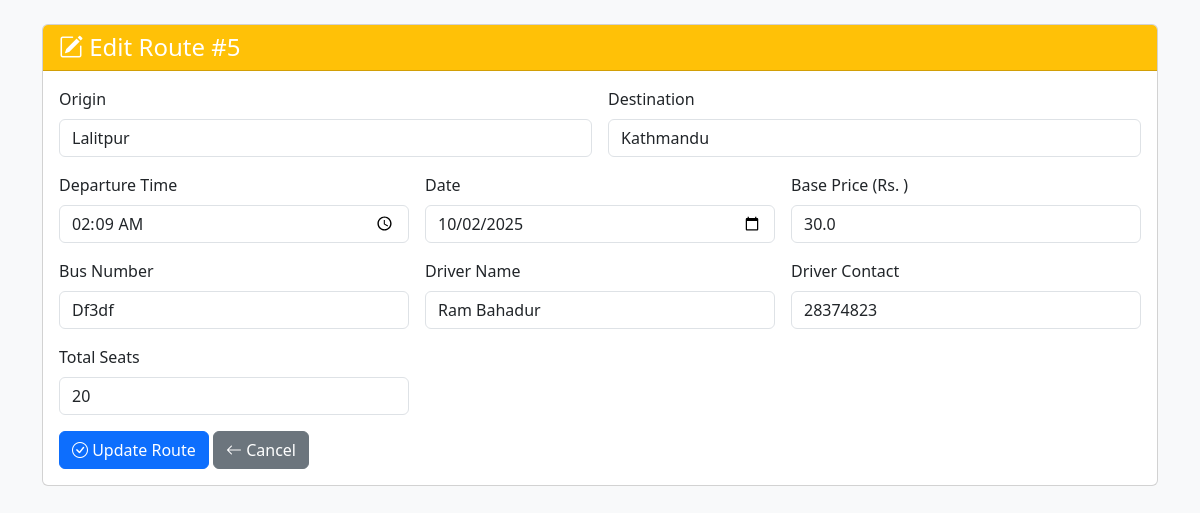
/admin/routes/edit/5 (signed in), run on the app's committed database.
### tables this page shows
CREATE TABLE routes (
    id INTEGER PRIMARY KEY AUTOINCREMENT,
    origin TEXT NOT NULL,
    destination TEXT NOT NULL,
    departure_time TEXT NOT NULL,
    date TEXT NOT NULL,
    price REAL NOT NULL
, bus_number TEXT, driver_name TEXT, driver_contact TEXT, total_seats INTEGER DEFAULT 30);

### app.py (the view, shortened to what this page needs)
@app.route('/admin/routes/edit/<int:route_id>', methods=['GET', 'POST'])
def edit_route(route_id):
    if not is_admin():
        return redirect(url_for('login'))
    conn = get_db()
    cur = conn.cursor()
    route = cur.execute("SELECT * FROM routes WHERE id=?", (route_id,)).fetchone()
    conn.close()
    return render_template('edit_route.html', route=route)

### app.py (called while the page is built)
def get_db():
    conn = sqlite3.connect('database.db')
    conn.row_factory = sqlite3.Row
    return conn

def is_admin():
    return 'user_id' in session and session.get('role') == 'admin'

### templates/edit_route.html (shortened to what this page needs)
<!DOCTYPE html>
<html lang="en">
<head>
    <link href="https://cdn.jsdelivr.net/npm/bootstrap@5.3.0/dist/css/bootstrap.min.css" rel="stylesheet">
    <link rel="stylesheet" href="https://cdn.jsdelivr.net/npm/bootstrap-icons@1.10.0/font/bootstrap-icons.css">
</head>
<body class="bg-light">
    <div class="container py-4">
        <div class="card">
            <div class="card-header bg-warning text-white">
                <h4 class="mb-0"><i class="bi bi-pencil-square"></i> Edit Route #{{ route.id }}</h4>
            </div>
            <div class="card-body">
                <form method="POST">
                    <div class="row g-3">
                        <div class="col-md-6">
                            <label class="form-label">Origin</label>
                            <input type="text" class="form-control" name="origin" value="{{ route.origin }}" required>
                        </div>
                        <div class="col-md-6">
                            <label class="form-label">Destination</label>
                            <input type="text" class="form-control" name="destination" value="{{ route.destination }}" required>
                        </div>
                        <div class="col-md-4">
                            <label class="form-label">Departure Time</label>
                            <input type="time" class="form-control" name="departure_time" value="{{ route.departure_time }}" required>
                        </div>
                        <div class="col-md-4">
                            <label class="form-label">Date</label>
                            <input type="date" class="form-control" name="date" value="{{ route.date }}" required>
                        </div>
                        <div class="col-md-4">
                            <label class="form-label">Base Price (Rs. )</label>
                            <input type="number" step="0.01" class="form-control" name="price" value="{{ route.price }}" required>
                        </div>
                        <div class="col-md-4">
                            <label class="form-label">Bus Number</label>
                            <input type="text" class="form-control" name="bus_number" value="{{ route.bus_number }}" required>
                        </div>
                        <div class="col-md-4">
                            <label class="form-label">Driver Name</label>
                            <input type="text" class="form-control" name="driver_name" value="{{ route.driver_name }}" required>
                        </div>
                        <div class="col-md-4">
                            <label class="form-label">Driver Contact</label>
                            <input type="text" class="form-control" name="driver_contact" value="{{ route.driver_contact }}" required>
                        </div>
			<div class="col-md-4">
    				<label class="form-label">Total Seats</label>
    				<input type="number" class="form-control" name="total_seats" value="{{ route.total_seats if route else 30 }}" required min="10" max="100">
			</div>
                        <div class="col-12">
                            <button type="submit" class="btn btn-primary">
                                <i class="bi bi-check-circle"></i> Update Route
                            </button>
                            <a href="{{ url_for('admin_routes') }}" class="btn btn-secondary">
                                <i class="bi bi-arrow-left"></i> Cancel
                            </a>
                        </div>
                    </div>
                </form>
            </div>
        </div>
    </div>
</body>
</html>

### data on the page
routes: id "5", origin "Lalitpur", destination "Kathmandu", departure_time "02:09", date "10/02/2025", price "30.0", bus_number "Df3df", driver_name "Ram Bahadur", driver_contact "28374823", total_seats "20"
